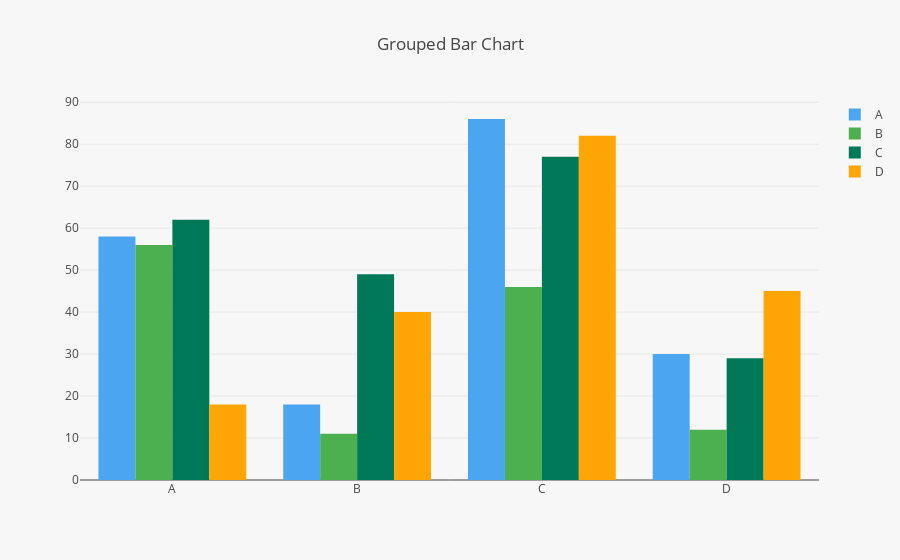

Notebook cell for this chart:
### Markdown cell above
Above, we manually passed the color method to our marker to our *Data* object, and we also set our axis titles in our *Layout* object.

We can set colors for each data trace we create. But, what about the color of our plot? Below, *paper_bgcolor* sets the color of the background, while *plot_bgcolor* sets the color within our plot.

### Code cell
x = ['A', 'B', 'C', 'D']
y1 = random.sample(range(1, 100), 4)
y2 = random.sample(range(1, 100), 4)
y3 = random.sample(range(1, 100), 4)
y4 = random.sample(range(1, 100), 4)

trace1 = go.Bar(
    x = x,
    y = y,
    name = "A",
    marker = dict(color = "#4ca5f0")
)

trace2 = go.Bar(
    x = x,
    y = y1,
    name = "B", 
    marker = dict(color = "#4caf50")
)

trace3 = go.Bar(
    x = x,
    y = y3,
    name = "C",
    marker = dict(color = "#007959")
)

trace4 = go.Bar(
    x = x,
    y = y4,
    name = "D",
    marker = dict(color = "#FFA505")
)


data = [trace1, trace2, trace3, trace4]

layout = go.Layout(
    barmode = 'group', 
    paper_bgcolor = "#f7f7f7",
    plot_bgcolor = "#f7f7f7",
    title = "Grouped Bar Chart"
)

fig = go.Figure(data=data, layout=layout)

iplot(fig)

### Figure 1 — Plotly figure (JSON) as saved in the notebook; plotly's stock layout.template omitted (floating-point values rounded to 4 significant figures)
{"data": [{"marker": {"color": "#4ca5f0"}, "name": "A", "type": "bar", "uid": "fd291906-9ce6-4cbe-b411-4080a8a11126", "x": ["A", "B", "C", "D"], "y": [58, 18, 86, 30, 45, 2, 97, 35]}, {"marker": {"color": "#4caf50"}, "name": "B", "type": "bar", "uid": "796993df-2c2d-416e-b5fc-2cf348fe3d06", "x": ["A", "B", "C", "D"], "y": [56, 11, 46, 12]}, {"marker": {"color": "#007959"}, "name": "C", "type": "bar", "uid": "32584156-5152-4c1d-9837-f3f4b083bc94", "x": ["A", "B", "C", "D"], "y": [62, 49, 77, 29]}, {"marker": {"color": "#FFA505"}, "name": "D", "type": "bar", "uid": "c182bf53-6f97-4a5a-b3ea-61a30f42714f", "x": ["A", "B", "C", "D"], "y": [18, 40, 82, 45]}], "layout": {"autosize": true, "barmode": "group", "paper_bgcolor": "#f7f7f7", "plot_bgcolor": "#f7f7f7", "title": "Grouped Bar Chart", "xaxis": {"autorange": true, "range": [-0.5, 3.5], "type": "category"}, "yaxis": {"autorange": true, "range": [0, 90.53], "type": "linear"}}}
